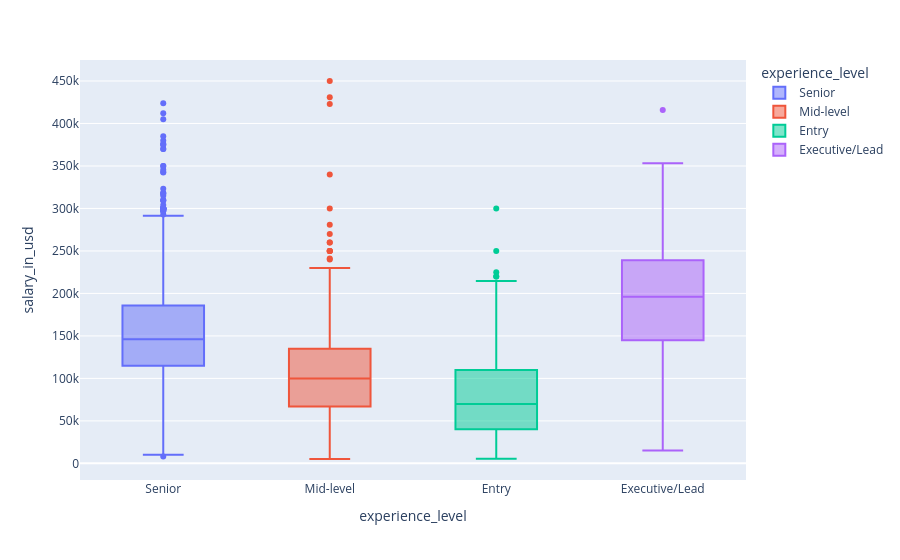

Notebook source saved alongside this figure:
### Code cell
fig = px.box(df, x='experience_level', y='salary_in_usd', color='experience_level')
fig.show()

### Figure 1 — Plotly figure (JSON) as saved in the notebook; plotly's stock layout.template omitted (floating-point values rounded to 4 significant figures; data arrays with more than 128 entries replaced by an {"elided": "..."} marker saying what was removed)
{"data": [{"alignmentgroup": "True", "hovertemplate": "experience_level=%{x}<br>salary_in_usd=%{y}<extra></extra>", "legendgroup": "Senior", "marker": {"color": "#636efa"}, "name": "Senior", "notched": false, "offsetgroup": "Senior", "orientation": "v", "showlegend": true, "type": "box", "x": {"elided": "2516 str values"}, "x0": " ", "xaxis": "x", "y": {"elided": "2516 int values"}, "y0": " ", "yaxis": "y"}, {"alignmentgroup": "True", "hovertemplate": "experience_level=%{x}<br>salary_in_usd=%{y}<extra></extra>", "legendgroup": "Mid-level", "marker": {"color": "#EF553B"}, "name": "Mid-level", "notched": false, "offsetgroup": "Mid-level", "orientation": "v", "showlegend": true, "type": "box", "x": {"elided": "805 str values"}, "x0": " ", "xaxis": "x", "y": {"elided": "805 int values"}, "y0": " ", "yaxis": "y"}, {"alignmentgroup": "True", "hovertemplate": "experience_level=%{x}<br>salary_in_usd=%{y}<extra></extra>", "legendgroup": "Entry", "marker": {"color": "#00cc96"}, "name": "Entry", "notched": false, "offsetgroup": "Entry", "orientation": "v", "showlegend": true, "type": "box", "x": {"elided": "320 str values"}, "x0": " ", "xaxis": "x", "y": {"elided": "320 int values"}, "y0": " ", "yaxis": "y"}, {"alignmentgroup": "True", "hovertemplate": "experience_level=%{x}<br>salary_in_usd=%{y}<extra></extra>", "legendgroup": "Executive/Lead", "marker": {"color": "#ab63fa"}, "name": "Executive/Lead", "notched": false, "offsetgroup": "Executive/Lead", "orientation": "v", "showlegend": true, "type": "box", "x": ["Executive/Lead", "Executive/Lead", "Executive/Lead", "Executive/Lead", "Executive/Lead", "Executive/Lead", "Executive/Lead", "Executive/Lead", "Executive/Lead", "Executive/Lead", "Executive/Lead", "Executive/Lead", "Executive/Lead", "Executive/Lead", "Executive/Lead", "Executive/Lead", "Executive/Lead", "Executive/Lead", "Executive/Lead", "Executive/Lead", "Executive/Lead", "Executive/Lead", "Executive/Lead", "Executive/Lead", "Executive/Lead", "Executive/Lead", "Executive/Lead", "Executive/Lead", "Executive/Lead", "Executive/Lead", "Executive/Lead", "Executive/Lead", "Executive/Lead", "Executive/Lead", "Executive/Lead", "Executive/Lead", "Executive/Lead", "Executive/Lead", "Executive/Lead", "Executive/Lead", "Executive/Lead", "Executive/Lead", "Executive/Lead", "Executive/Lead", "Executive/Lead", "Executive/Lead", "Executive/Lead", "Executive/Lead", "Executive/Lead", "Executive/Lead", "Executive/Lead", "Executive/Lead", "Executive/Lead", "Executive/Lead", "Executive/Lead", "Executive/Lead", "Executive/Lead", "Executive/Lead", "Executive/Lead", "Executive/Lead", "Executive/Lead", "Executive/Lead", "Executive/Lead", "Executive/Lead", "Executive/Lead", "Executive/Lead", "Executive/Lead", "Executive/Lead", "Executive/Lead", "Executive/Lead", "Executive/Lead", "Executive/Lead", "Executive/Lead", "Executive/Lead", "Executive/Lead", "Executive/Lead", "Executive/Lead", "Executive/Lead", "Executive/Lead", "Executive/Lead", "Executive/Lead", "Executive/Lead", "Executive/Lead", "Executive/Lead", "Executive/Lead", "Executive/Lead", "Executive/Lead", "Executive/Lead", "Executive/Lead", "Executive/Lead", "Executive/Lead", "Executive/Lead", "Executive/Lead", "Executive/Lead", "Executive/Lead", "Executive/Lead", "Executive/Lead", "Executive/Lead", "Executive/Lead", "Executive/Lead", "Executive/Lead", "Executive/Lead", "Executive/Lead", "Executive/Lead", "Executive/Lead", "Executive/Lead", "Executive/Lead", "Executive/Lead", "Executive/Lead", "Executive/Lead", "Executive/Lead", "Executive/Lead", "Executive/Lead", "Executive/Lead"], "x0": " ", "xaxis": "x", "y": [258750, 185000, 15000, 220000, 205000, 329500, 269600, 145000, 115000, 175000, 110000, 221000, 153000, 200000, 145000, 180000, 155000, 286000, 207000, 353200, 249300, 145000, 100000, 265000, 235000, 194500, 115500, 200000, 145000, 210914, 116704, 167500, 106500, 310000, 239000, 106000, 310000, 239000, 160288, 127467, 310000, 239000, 235000, 210000, 210914, 116704, 284000, 236000, 155000, 140000, 175000, 110000, 314100, 195800, 200000, 145000, 310000, 239000, 300000, 200000, 196200, 150900, 200000, 145000, 310000, 239000, 159000, 130000, 310000, 239000, 205000, 160000, 210000, 157000, 125976, 187200, 116100, 222640, 182160, 297500, 260000, 200000, 180000, 200000, 200000, 150000, 84053, 260500, 175100, 115222, 76309, 242000, 200000, 130000, 110000, 224000, 167875, 175000, 135000, 324000, 216000, 192037, 250000, 130026, 85000, 230000, 153667, 235000, 150000, 79833, 141846, 69741, 416000, 325000], "y0": " ", "yaxis": "y"}], "layout": {"boxmode": "overlay", "legend": {"title": {"text": "experience_level"}, "tracegroupgap": 0}, "margin": {"t": 60}, "xaxis": {"anchor": "y", "categoryarray": ["Senior", "Mid-level", "Entry", "Executive/Lead"], "categoryorder": "array", "domain": [0.0, 1.0], "title": {"text": "experience_level"}}, "yaxis": {"anchor": "x", "domain": [0.0, 1.0], "title": {"text": "salary_in_usd"}}}}
